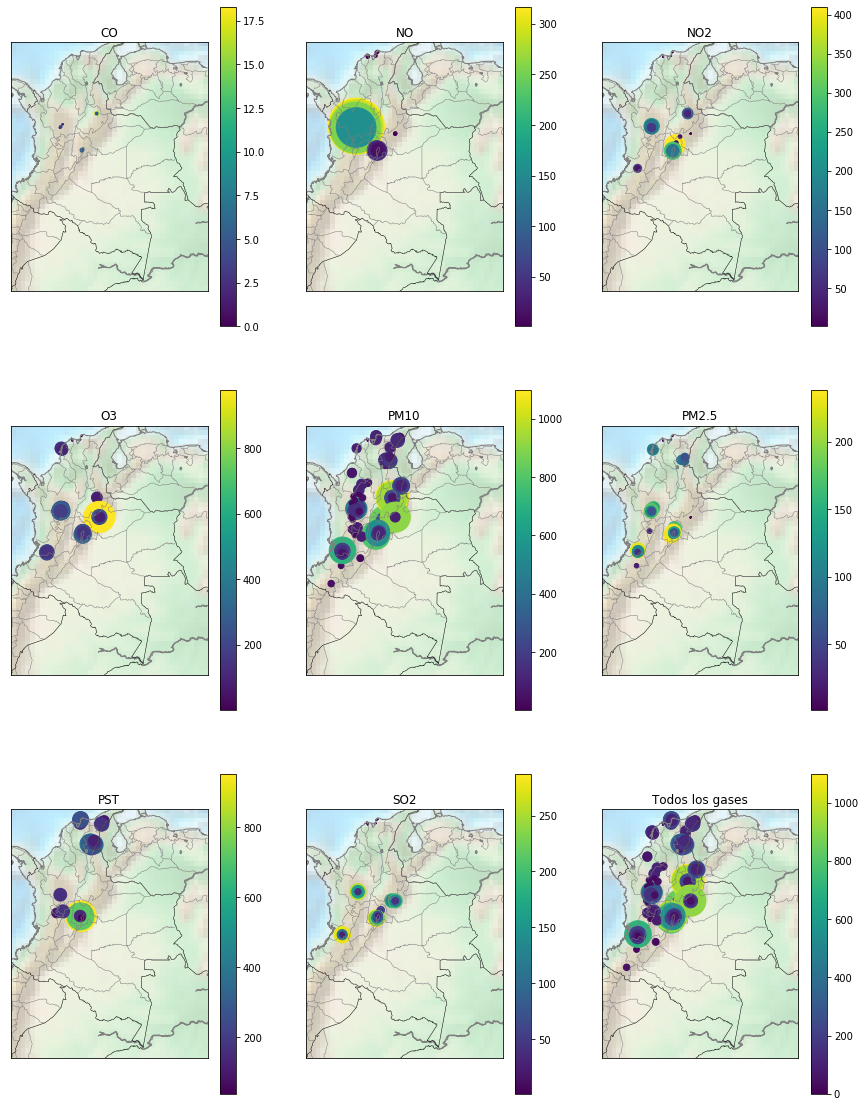

Python code for this plot:
# -*- coding: utf-8 -*-
"""folium.ipynb

Automatically generated by Colaboratory.

Original file is located at
    https://colab.research.google.com/drive/1_DRewn6qO3HQhyFq0L5qm6npgtDpWq6Q
"""

from google.colab import drive
drive.mount('/content/gdrive')

!pip install -q matplotlib-venn
!sudo apt-get install libgeos-3.5.0
!sudo apt-get install libgeos-dev
!sudo pip install https://github.com/matplotlib/basemap/archive/master.zip

path = '/content/gdrive/My Drive/Colab Notebooks/folium/INMISIONES_-_DATOS_DE_CONTAMINANTES_Y_CLIMATOL_GICOS_2016.csv'

import pandas as pd 
df = pd.read_csv(path)
df.head()

latitude = 4.570868
longitude = -74.2973328
df['Max_index_quartile'] = pd.qcut(df['Máximo'], 4, labels=False)
df.head()

import matplotlib.pyplot as plt
from matplotlib.lines import Line2D
from mpl_toolkits.basemap import Basemap
from mpl_toolkits.axes_grid1.axes_divider import make_axes_locatable
from mpl_toolkits.axes_grid1.colorbar import colorbar
import numpy as np
from numpy import meshgrid

gp = df.groupby(['Variable'])

gp.first()

fig = plt.figure(figsize=(15, 20))

# Mapa 1
ax = fig.add_subplot(3,3,1)
ax.set_title('CO')
m = Basemap(
    ax = ax,
    resolution = 'i',
    projection = 'merc',
    llcrnrlon = -79, llcrnrlat = -5,
    urcrnrlon = -65.537390, urcrnrlat = 11.934540 
)
m.drawcoastlines(color='gray')
m.drawcountries(color='black')
m.drawstates(color='gray')
m.etopo(scale=0.2, alpha=0.3)
lat = gp.get_group('CO') ['Latitud'].values
lon = gp.get_group('CO') ['Longitud'].values
maximos = gp.get_group('CO') ['Máximo'].values
area = gp.get_group('CO') ['Máximo'].values
plotter = m.scatter(lon, lat, latlon=True,
          c=maximos, s=area,
          cmap='viridis', alpha=2)
cb = fig.colorbar(plotter, ax=ax)

 # Mapa 2
ax = fig.add_subplot(3,3,2)
ax.set_title('NO')
m = Basemap(
    ax = ax,
    resolution = 'i',
    projection = 'merc',
    llcrnrlon = -79, llcrnrlat = -5,
    urcrnrlon = -65.537390, urcrnrlat = 11.934540 
)
m.drawcoastlines(color='gray')
m.drawcountries(color='black')
m.drawstates(color='gray')
m.etopo(scale=0.2, alpha=0.3)
lat = gp.get_group('NO') ['Latitud'].values
lon = gp.get_group('NO') ['Longitud'].values
maximos = gp.get_group('NO') ['Máximo'].values
area = 10*gp.get_group('NO') ['Máximo'].values
plotter = m.scatter(lon, lat, latlon=True,
          c=maximos, s=area,
          cmap='viridis', alpha=2)
cb = fig.colorbar(plotter, ax=ax)
 # Mapa 3
ax = fig.add_subplot(3,3,3)
ax.set_title('NO2')
m = Basemap(
    ax = ax,
    resolution = 'i',
    projection = 'merc',
    llcrnrlon = -79, llcrnrlat = -5,
    urcrnrlon = -65.537390, urcrnrlat = 11.934540 
)
m.drawcoastlines(color='gray')
m.drawcountries(color='black')
m.drawstates(color='gray')
m.etopo(scale=0.2, alpha=0.3)
lat = gp.get_group('NO2') ['Latitud'].values
lon = gp.get_group('NO2') ['Longitud'].values
maximos = gp.get_group('NO2') ['Máximo'].values
area = gp.get_group('NO2') ['Máximo'].values
plotter = m.scatter(lon, lat, latlon=True,
          c=maximos, s=area,
          cmap='viridis', alpha=2)
cb = fig.colorbar(plotter, ax=ax)

# Mapa 4
ax = fig.add_subplot(3,3,4)
ax.set_title('O3')
m = Basemap(
    ax = ax,
    resolution = 'i',
    projection = 'merc',
    llcrnrlon = -79, llcrnrlat = -5,
    urcrnrlon = -65.537390, urcrnrlat = 11.934540 
)
m.drawcoastlines(color='gray')
m.drawcountries(color='black')
m.drawstates(color='gray')
m.etopo(scale=0.2, alpha=0.3)
lat = gp.get_group('O3') ['Latitud'].values
lon = gp.get_group('O3') ['Longitud'].values
maximos = gp.get_group('O3') ['Máximo'].values
area = gp.get_group('O3') ['Máximo'].values
plotter = m.scatter(lon, lat, latlon=True,
          c=maximos, s=area,
          cmap='viridis', alpha=2)
cb = fig.colorbar(plotter, ax=ax)

# Mapa 5
ax = fig.add_subplot(3,3,5)
ax.set_title('PM10')
m = Basemap(
    ax = ax,
    resolution = 'i',
    projection = 'merc',
    llcrnrlon = -79, llcrnrlat = -5,
    urcrnrlon = -65.537390, urcrnrlat = 11.934540 
)
m.drawcoastlines(color='gray')
m.drawcountries(color='black')
m.drawstates(color='gray')
m.etopo(scale=0.2, alpha=0.3)
lat = gp.get_group('PM10') ['Latitud'].values
lon = gp.get_group('PM10') ['Longitud'].values
maximos = gp.get_group('PM10') ['Máximo'].values
area = gp.get_group('PM10') ['Máximo'].values
plotter = m.scatter(lon, lat, latlon=True,
          c=maximos, s=area,
          cmap='viridis', alpha=2)
cb = fig.colorbar(plotter, ax=ax)
# Mapa 6
ax = fig.add_subplot(3,3,6)
ax.set_title('PM2.5')
m = Basemap(
    ax = ax,
    resolution = 'i',
    projection = 'merc',
    llcrnrlon = -79, llcrnrlat = -5,
    urcrnrlon = -65.537390, urcrnrlat = 11.934540 
)
m.drawcoastlines(color='gray')
m.drawcountries(color='black')
m.drawstates(color='gray')
m.etopo(scale=0.2, alpha=0.3)
lat = gp.get_group('PM2.5') ['Latitud'].values
lon = gp.get_group('PM2.5') ['Longitud'].values
maximos = gp.get_group('PM2.5') ['Máximo'].values
area = gp.get_group('PM2.5') ['Máximo'].values
plotter = m.scatter(lon, lat, latlon=True,
          c=maximos, s=area,
          cmap='viridis', alpha=2)
cb = fig.colorbar(plotter, ax=ax)
# Mapa 5
ax = fig.add_subplot(3,3,7)
ax.set_title('PST')
m = Basemap(
    ax = ax,
    resolution = 'i',
    projection = 'merc',
    llcrnrlon = -79, llcrnrlat = -5,
    urcrnrlon = -65.537390, urcrnrlat = 11.934540 
)
m.drawcoastlines(color='gray')
m.drawcountries(color='black')
m.drawstates(color='gray')
m.etopo(scale=0.2, alpha=0.3)
lat = gp.get_group('PST') ['Latitud'].values
lon = gp.get_group('PST') ['Longitud'].values
maximos = gp.get_group('PST') ['Máximo'].values
area = gp.get_group('PST') ['Máximo'].values
plotter = m.scatter(lon, lat, latlon=True,
          c=maximos, s=area,
          cmap='viridis', alpha=2)
cb = fig.colorbar(plotter, ax=ax)



ax = fig.add_subplot(3,3,8)
ax.set_title('SO2')
m = Basemap(
    ax = ax,
    resolution = 'i',
    projection = 'merc',
    llcrnrlon = -79, llcrnrlat = -5,
    urcrnrlon = -65.537390, urcrnrlat = 11.934540 
)
m.drawcoastlines(color='gray')
m.drawcountries(color='black')
m.drawstates(color='gray')
m.etopo(scale=0.2, alpha=0.3)
lat = gp.get_group('SO2') ['Latitud'].values
lon = gp.get_group('SO2') ['Longitud'].values
maximos = gp.get_group('SO2') ['Máximo'].values
area = gp.get_group('SO2') ['Máximo'].values
plotter = m.scatter(lon, lat, latlon=True,
          c=maximos, s=area,
          cmap='viridis', alpha=2)
cb = fig.colorbar(plotter, ax=ax)

#total plot

lat = df['Latitud'].values
lon = df['Longitud'].values
maximos = df['Máximo'].values
area = df['Máximo'].values

# Habilitamos la figura y establecemos ejes y título
ax = fig.add_subplot(3,3,9)
ax.set_title('Todos los gases')
# Establecemos la proyección del mapa base
m = Basemap(
    ax = ax,
    resolution = 'i',
    projection = 'merc',
    llcrnrlon = -79, llcrnrlat = -5,
    urcrnrlon = -65.537390, urcrnrlat = 11.934540 
)
 
# Establecemos las capas vectoriales a cargar como mapa base
m.drawcoastlines(color='gray')
m.drawcountries(color='black')
m.drawstates(color='gray')
m.etopo(scale=0.2, alpha=0.3)

plt.figure(0)

plotter = m.scatter(lon, lat, latlon=True,
          c=maximos, s=area,
          cmap='viridis', alpha=2)

cb = fig.colorbar(plotter, ax=ax)

fig.savefig('/content/gdrive/My Drive/Colab Notebooks/folium/to.png')
plt.show()

